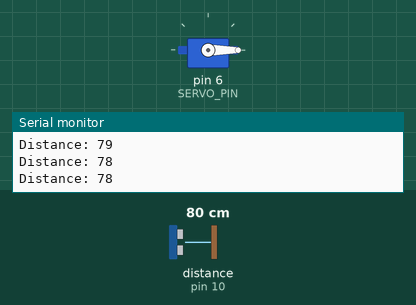
Recording of a sketch running on a simulated Arduino Uno, built with avr-gcc and run on an emulated ATmega328P. Parts: servo, the last lines printed to the serial monitor. Wiring (inferred from the names in the program): ultrasonic range finder: trigger pin 9; echo pin 10. The inputs (shaded band) are chosen by the test bench; at power-on: distance to the obstacle (sensor on pin 10) 80 cm. The echo pulse lasts 58.3 µs per cm.

Above: at 1.3 s.
1.4 s: distance to the obstacle (sensor on pin 10) set to 17 cm
2.9 s: distance to the obstacle (sensor on pin 10) set to 13 cm
At 4.2 s:
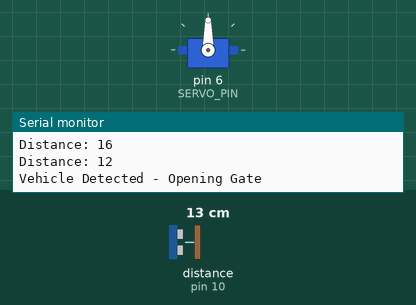
4.5 s: distance to the obstacle (sensor on pin 10) set to 18 cm
At 6.9 s:
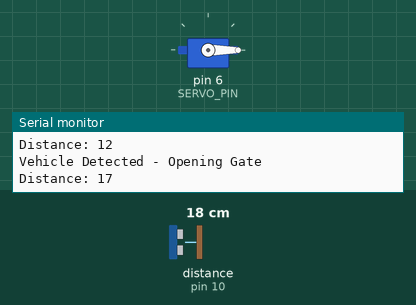
7.5 s: distance to the obstacle (sensor on pin 10) set to 2 cm
At 9.0 s:
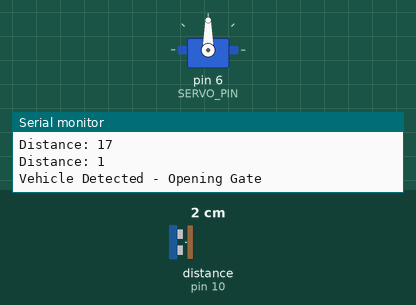
Timing chart, 0 to 10.0 s (numbered marks = the images above; inputs shaded):
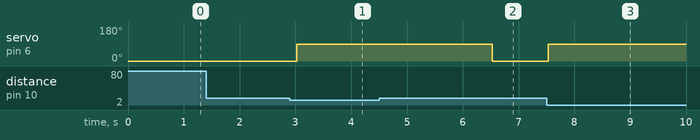

Measured:
- the behaviour switches between 16 and 15 cm on distance to the obstacle (sensor on pin 10) (found by bisection; images 0 and 1)
- after the input at 2.9 s, servo on pin 6 (SERVO_PIN): 0° → 90° after 0.12 s
- after the input at 4.5 s, servo on pin 6 (SERVO_PIN): 90° → 0° after 2.0 s
- after the input at 7.5 s, servo on pin 6 (SERVO_PIN): 0° → 90° at once

The sketch:

Code.ino
```cpp
#include <Servo.h>

#define TRIG_PIN 9
#define ECHO_PIN 10
#define SERVO_PIN 6

Servo gateServo;

long duration;
int distance;

void setup() {
  pinMode(TRIG_PIN, OUTPUT);
  pinMode(ECHO_PIN, INPUT);

  gateServo.attach(SERVO_PIN);
  gateServo.write(0); // Gate closed position

  Serial.begin(9600);
}

void loop() {
  digitalWrite(TRIG_PIN, LOW);
  delayMicroseconds(2);

  digitalWrite(TRIG_PIN, HIGH);
  delayMicroseconds(10);
  digitalWrite(TRIG_PIN, LOW);

  duration = pulseIn(ECHO_PIN, HIGH);
  distance = duration * 0.034 / 2;

  Serial.print("Distance: ");
  Serial.println(distance);

  if (distance < 15) {
    Serial.println("Vehicle Detected - Opening Gate");
    gateServo.write(90);
    delay(3000);
  } else {
    gateServo.write(0);
  }

  delay(500);
}
```
